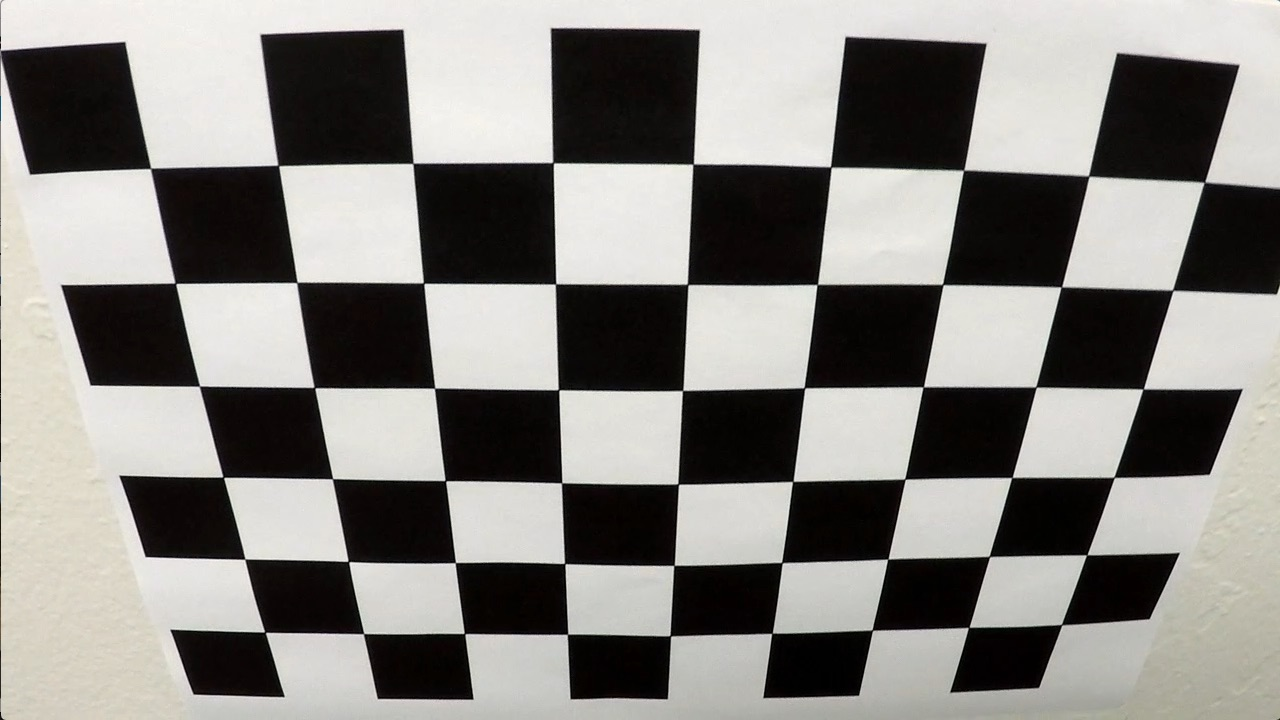
#> input picture camera_cal/calibration2.jpg, 1280 x 720 px
$ jupyter execute --allow-errors Advanced_Lane_Lines_Project.ipynb   (shell and % lines are left out)   (older library calls are emulated)
#> lines starting #> are read from the running program, lines starting #| are printed output that depends on the picture; after the words box and inside, x2 and y2 are one past the last pixel; in counts of white or black regions, pixels touching at a corner belong together
[cell 1]
# Sign into tahoesw
from google.colab import drive
drive.mount('/content/drive')

Camera Calibration with OpenCV
===

### Run the code in the cell below to extract object points and image points for camera calibration.

**Step 1**
* Compute the camera calibration matrix and distortion coefficients given a set of chessboard images.

[cell 2]
import numpy as np
import cv2
import glob
import matplotlib.pyplot as plt
#%matplotlib qt

dirname = "drive/My Drive/colab data/camera_cal/"

# prepare object points
nx = 9 #TODO: enter the number of inside corners in x
ny = 6 #TODO: enter the number of inside corners in y

# prepare object points, like (0,0,0), (1,0,0), (2,0,0) ....,(8,5,0)
objp = np.zeros((ny * nx,3), np.float32)
objp[:,:2] = np.mgrid[0:nx, 0:ny].T.reshape(-1,2)

# Arrays to store object points and image points from all the images.
objpoints = [] # 3d points in real world space
imgpoints = [] # 2d points in image plane.

# Make a list of calibration images
images = glob.glob(dirname + "calib*.jpg")

# Step through the list and search for chessboard corners
for idx, fname in enumerate(images):
    img = cv2.imread(fname)
#> img is the input picture: shape (720, 1280, 3); mean B, G, R 128.5, 132.4, 134.4

    gray = cv2.cvtColor(img, cv2.COLOR_BGR2GRAY)

    # Find the chessboard corners
    ret, corners = cv2.findChessboardCorners(gray, (nx, ny), None)
#> ret = True; corners = 54 rows, first 8: [150.6, 168.4], [278.3, 165.4], [412.9, 163.5], [553, 162.6], [693.2, 164.2], [830.6, 166.9], [963.5, 170.4], [1088.6, 176.1]

    # If found, add object points, image points
    if ret == True:
        print(fname)
        objpoints.append(objp)
        imgpoints.append(corners)

        # Draw and display the corners
        cv2.drawChessboardCorners(img, (nx, ny), corners, ret)
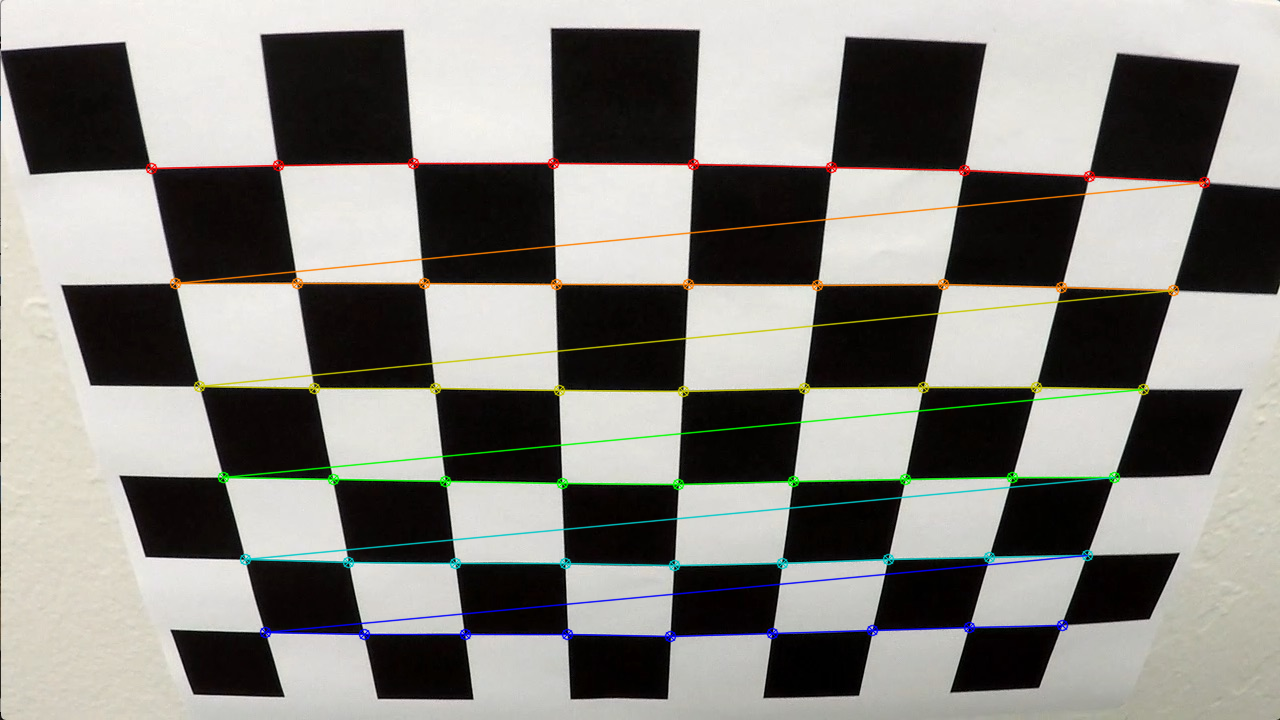
#> img: shape (720, 1280, 3); 3.76% of pixels changed, all inside (x1, y1, x2, y2) = (145, 157, 1211, 643)
        write_name = dirname + 'corners_found'+ str(idx) + '.jpg'
        cv2.imwrite(write_name, img)
        #plt.imshow(img)
        #plt.show()

### If the above cell ran sucessfully, you should now have `objpoints` and `imgpoints` needed for camera calibration.  Run the cell below to calibrate, calculate distortion coefficients, and test undistortion on an image!

[cell 3]
# calibrate, calculate distortion coefficients & save to pickle
import pickle

img = cv2.imread(dirname + 'calibration2.jpg')
img_size = (img.shape[1], img.shape[0])
#> img_size = (1280, 720)

# Do camera calibration given object points and image points
ret, mtx, dist, rvecs, tvecs = cv2.calibrateCamera(objpoints, imgpoints, img_size, None, None)
#> ret = 0.867; mtx = [[788.8, 0, 646.8], [0, 756, 212.5], [0, 0, 1]]; dist = [[-0.159, 0.0736, 0.0212, 0.00277, -0.00689]]; rvecs = ([0.401, -0.0328, 0.0155],); tvecs = ([-3.67, -0.395, 5.45],)

# Save the camera calibration result for later use
dist_pickle = {}
dist_pickle["mtx"] = mtx
dist_pickle["dist"] = dist
pickle.dump( dist_pickle, open(dirname + "wide_dist_pickle.p", "wb" ) )

# Test undistortion on an image
dst = cv2.undistort(img, mtx, dist, None, mtx)
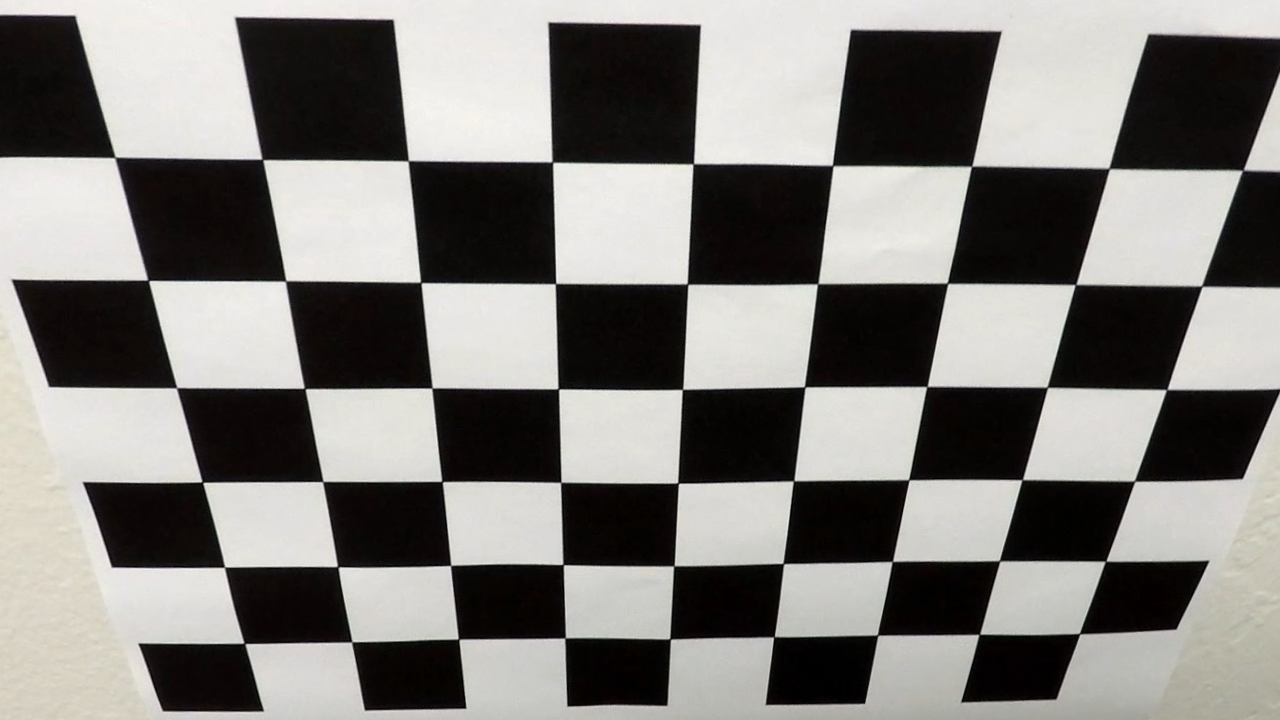
#> dst: shape (720, 1280, 3); mean B, G, R 122.5, 125.8, 127.8
cv2.imwrite(dirname + 'test_undist.jpg', dst)

#dst = cv2.cvtColor(dst, cv2.COLOR_BGR2RGB)
# Visualize undistortion
f, (ax1, ax2) = plt.subplots(1, 2, figsize=(16, 8))
ax1.imshow(img)
ax1.set_title('Original Image', fontsize=30)
ax2.imshow(dst)
ax2.set_title('Undistorted Image', fontsize=30)
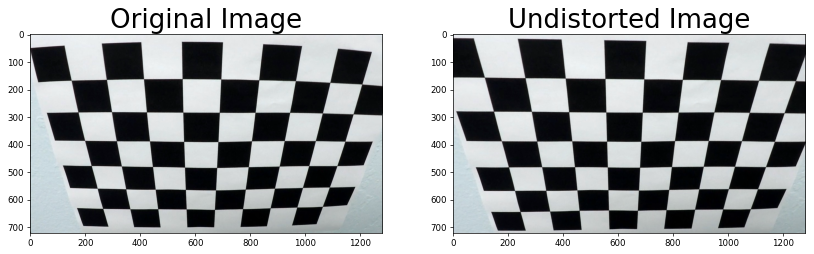
#> figure drawn by matplotlib, 2 panels; B, G, R data is drawn as R, G, B
